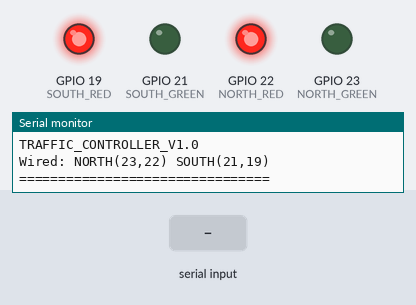
Bench run of a sketch on a simulated ESP32. Parts: output pins drawn as LEDs (lit = HIGH), the last lines printed to the serial monitor. The test bench sets the inputs (shaded band).

Above: at 1.2 s.
1.3 s: "NORTH_GREEN\n" received over Serial
At 1.8 s:
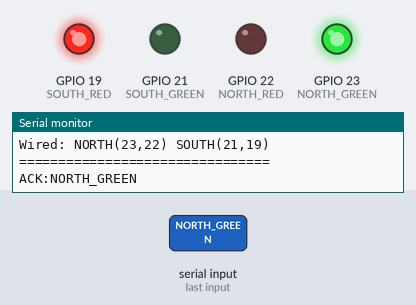
2.8 s: "SOUTH_GREEN\n" received over Serial
At 4.0 s:
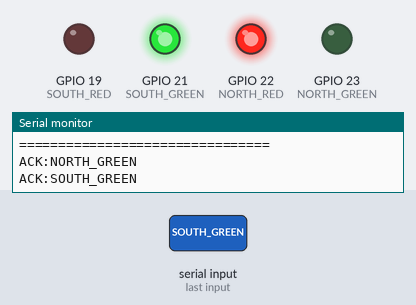
4.3 s: "EMERGENCY_NORTH\n" received over Serial
At 5.1 s:
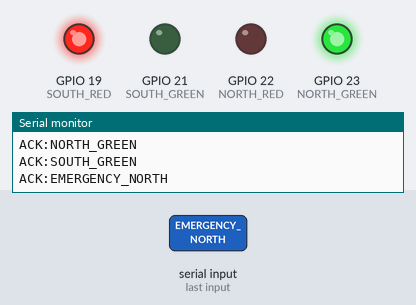
Timing chart, 0 to 7.3 s (numbered marks = the images above; inputs shaded):
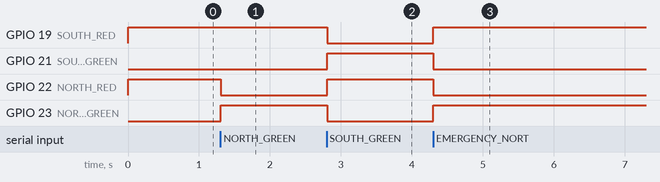

The sketch:

esp32_traffic_controller.ino
```cpp
// ================================================
// Smart Traffic Management System — ESP32 Sketch
// Emergency Vehicle Priority Control
//
// HARDWARE (current prototype):
//   NORTH GREEN → GPIO 23
//   NORTH RED   → GPIO 22
//   SOUTH GREEN → GPIO 21
//   SOUTH RED   → GPIO 19
//
// Only NORTH and SOUTH directions are wired.
// EAST and WEST commands are safely ignored
// (all red applied as safe default).
//
// Commands from Node.js backend (full strings via USB Serial):
//   NORTH_GREEN      → North green, South red
//   SOUTH_GREEN      → South green, North red
//   EAST_GREEN       → All red (no hardware, safe default)
//   WEST_GREEN       → All red (no hardware, safe default)
//   EMERGENCY_NORTH  → North green (emergency priority)
//   EMERGENCY_SOUTH  → South green (emergency priority)
//   EMERGENCY_EAST   → All red (no hardware, safe default)
//   EMERGENCY_WEST   → All red (no hardware, safe default)
//   YELLOW           → Flash yellow (simulated: both reds ON briefly)
//   ALL_RED          → All red (clearance phase)
//   NORMAL_MODE      → All red + return to normal (backend decides next signal)
//
// ACK format sent back to backend:
//   ACK:COMMAND
//   Example: ACK:EMERGENCY_NORTH
// ================================================

// ─── Pin Definitions ─────────────────────────────
#define NORTH_GREEN 23
#define NORTH_RED   22
#define SOUTH_GREEN 21
#define SOUTH_RED   19

// ─── Signal Functions ─────────────────────────────

void allRed() {
  digitalWrite(NORTH_GREEN, LOW);
  digitalWrite(NORTH_RED,   HIGH);
  digitalWrite(SOUTH_GREEN, LOW);
  digitalWrite(SOUTH_RED,   HIGH);
}

void northGreen() {
  digitalWrite(NORTH_GREEN, HIGH);
  digitalWrite(NORTH_RED,   LOW);
  digitalWrite(SOUTH_GREEN, LOW);
  digitalWrite(SOUTH_RED,   HIGH);
}

void southGreen() {
  digitalWrite(NORTH_GREEN, LOW);
  digitalWrite(NORTH_RED,   HIGH);
  digitalWrite(SOUTH_GREEN, HIGH);
  digitalWrite(SOUTH_RED,   LOW);
}

// Yellow simulation: flash both red LEDs on (no yellow LED in prototype)
void yellowFlash() {
  digitalWrite(NORTH_GREEN, LOW);
  digitalWrite(SOUTH_GREEN, LOW);
  digitalWrite(NORTH_RED,   HIGH);
  digitalWrite(SOUTH_RED,   HIGH);
}

// ─── Command Processor ────────────────────────────
void processCommand(String cmd) {
  cmd.trim();

  if (cmd == "NORTH_GREEN" || cmd == "EMERGENCY_NORTH") {
    northGreen();
    Serial.println("ACK:" + cmd);
  }
  else if (cmd == "SOUTH_GREEN" || cmd == "EMERGENCY_SOUTH") {
    southGreen();
    Serial.println("ACK:" + cmd);
  }
  else if (cmd == "EAST_GREEN" || cmd == "WEST_GREEN" ||
           cmd == "EMERGENCY_EAST" || cmd == "EMERGENCY_WEST") {
    // No East/West hardware in prototype — safe default
    allRed();
    Serial.println("ACK:" + cmd + ":NO_HW_ALLRED");
  }
  else if (cmd == "YELLOW") {
    yellowFlash();
    Serial.println("ACK:YELLOW");
  }
  else if (cmd == "ALL_RED") {
    allRed();
    Serial.println("ACK:ALL_RED");
  }
  else if (cmd == "NORMAL_MODE") {
    allRed();   // Backend will send the correct direction next
    Serial.println("ACK:NORMAL_MODE");
  }
  else {
    // Unknown command — go safe
    allRed();
    Serial.println("ERR:UNKNOWN:" + cmd);
  }
}

// ─── Setup ───────────────────────────────────────
void setup() {
  Serial.begin(115200);
  Serial.setTimeout(100);

  pinMode(NORTH_GREEN, OUTPUT);
  pinMode(NORTH_RED,   OUTPUT);
  pinMode(SOUTH_GREEN, OUTPUT);
  pinMode(SOUTH_RED,   OUTPUT);

  // Safe default on boot
  allRed();

  Serial.println("================================");
  Serial.println(" SMART TRAFFIC MANAGEMENT SYSTEM");
  Serial.println("================================");
  Serial.println("ESP32_READY");
  Serial.println("TRAFFIC_CONTROLLER_V1.0");
  Serial.println("Wired: NORTH(23,22) SOUTH(21,19)");
  Serial.println("================================");
}

// ─── Main Loop ───────────────────────────────────
void loop() {
  if (Serial.available() > 0) {
    String command = Serial.readStringUntil('\n');
    command.trim();
    if (command.length() > 0) {
      processCommand(command);
    }
  }

  delay(10);
}
```

Measured:
- after the input at 1.3 s, GPIO 22 (NORTH_RED): HIGH → LOW at once; GPIO 23 (NORTH_GREEN): LOW → HIGH at once
- after the input at 2.8 s, GPIO 19 (SOUTH_RED), GPIO 23 (NORTH_GREEN): HIGH → LOW at once; GPIO 21 (SOUTH_GREEN), GPIO 22 (NORTH_RED): LOW → HIGH at once
- after the input at 4.3 s, GPIO 19 (SOUTH_RED), GPIO 23 (NORTH_GREEN): LOW → HIGH at once; GPIO 21 (SOUTH_GREEN), GPIO 22 (NORTH_RED): HIGH → LOW at once
